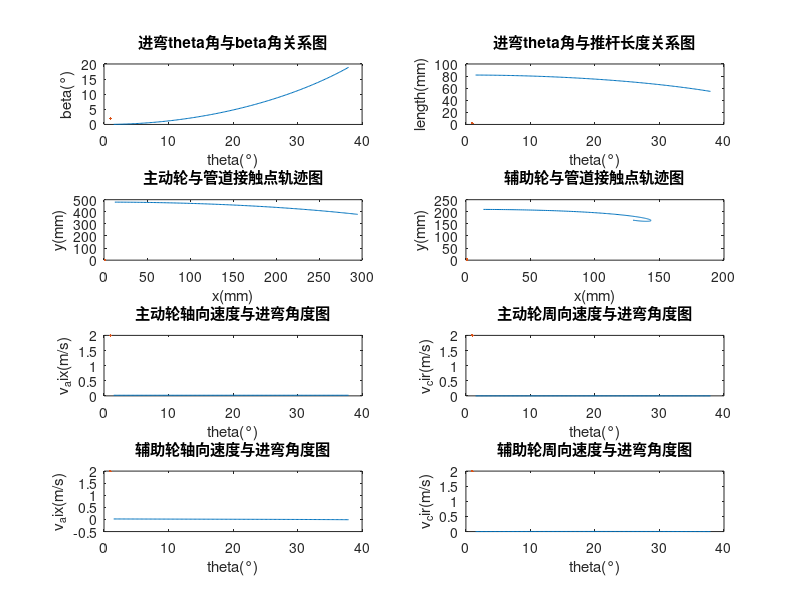

MATLAB code for this plot:
%% 本脚用于探究自动过弯时的主驱动轮线速度与辅助驱动轮线速度之间的关系
close all; clc; clear;

%% 定义机械参数取值
% 可变的管道尺寸参数, 以及期望的进弯速度，单位为m/s
% R = 300.0 / 1000;
% r = 180.0 / 1000;
R = 300.0;
r = 180.0;
target_v = 0.02;


% 固定的机器人尺寸参数
% l1 = 62.0 / 1000;
% l2 = 270.0 / 1000;
% l3 = 115.0 / 1000;
% l4 = 280.12 / 1000;
l1 = 62.0;
l2 = 270.0;
l3 = 115.0;
l4 = l3 + 1.5 * r;
deg_alpha = 51.8748;
rw = 50.0;



% 全输入形式的非线性几何约束关系
f = @(b , t) ...
    (l3 - rw) *(2 * cos(b) * cos(b) - 1) + ...
    2 * l1 * cos(b) * sqrt( 1 - cos(b) * cos(b)) + ...
    l2 * sqrt( 1 - cos(b)*cos(b)) - ...
    ( l3 + (1 - cos(t)) * (r + R) - cos(t) * rw );
x = @(b , t) ...
    (l1 + l2 / (2 * cos(b) )) * (1 + cos(2 * b)) - (l3 - rw) * sin(2 * b) - sin(t) * (R + r + rw);
t_ac = @(b) ...
    l1 + l2 / (2 * cos(b));
x_q = @(b , t) ... 
    t_ac(b) * (1 + cos( 2 * b)) - l4 * sin( 2 * b ) - x(b , t);
y_q = @(b) ...
    -t_ac(b) * sin(2 * b) - l4 * cos(2 *b) + l3 + R + r;

%% 开始求解
% 生成虚拟进弯角度 theta 数值
input_theta = (1.5 : 0.2 :50)';
% 结果容器
result_rad_beta = [];
target_length = [];
M_v_aix = [];
M_v_cir = [];
Q_v_aix = [];
Q_v_cir = [];
M_x = [];
M_y = [];
Q_x = [];
Q_y = [];

%% 求解迭代
for i = 1 : size(input_theta , 1)
    temp_theta = input_theta(i);
    rad_theta = temp_theta / 180.0 * pi;
% 1. 先求解当前对应的beta值
    input_value = l3 + (1 - cos(rad_theta)) * (r + R) - cos(rad_theta) * rw; % 构造的非线性方程的右侧部分
    % 构造待求微分方程，注意方程中的beta单位为弧度
    valueFunc = @(m) (l3 - rw) *(2 * cos(m) * cos(m) - 1) + 2 * l1 * cos(m) * sqrt( 1 - cos(m) * cos(m)) + l2 * sqrt( 1 - cos(m)*cos(m)) - input_value;
    beta0 = 0.0 / 180 * pi;    % 给定beta的初值
    [rad_beta , ~] = fsolve(valueFunc , beta0 );
    
    cos_beta = cos(rad_beta);
    deg_beta = rad_beta / pi * 180.0;

% 2. 验算此刻后侧轮子距离进弯的长度x，如果x接近0，说明可以停止进弯动作了
    length_x = x(rad_beta , rad_theta);
    if length_x <= 0.01
        break;
    end

% 3. 求解并存储当前的推杆长度
    deg_answer = deg_alpha - deg_beta;
    length = power(100.4241 , 2) + power(83 , 2) - 2 * 100.4241 * 83 * cos(deg_answer / 180 * pi);
    length = sqrt(length);
    

% 4. 求解直角坐标系表示下的M点速度
    theta_dot = target_v / ( (R +r) );    % 单位为rad/s
    dxm_dtheta = cos(rad_theta) * (R + r) ; % 单位为m
    dym_dtheta =-sin(rad_theta) * (R + r) ; % 单位为m
    x_m = sin(rad_theta) * (R + r);
    y_m = cos(rad_theta) * (R + r);
    v_xm = dxm_dtheta * theta_dot;
    v_ym = dym_dtheta * theta_dot;

% 5. 采用数值微分的方式求解beta与theta的非线性方程与两个角度的偏分关系
    ori_f = f(rad_beta , rad_theta);
    delta = 1e-4;
    new_theta = rad_theta + delta;
    new_beta  = rad_beta + delta;
    
    new_f_beta = f(new_beta , rad_theta);
    new_f_theta = f(rad_beta , new_theta);

    df_dbeta = (new_f_beta - ori_f) / delta;
    df_dtheta = (new_f_theta - ori_f) / delta;

% 6. 得到dbeta_d_theta ， 最终得到 beta_dot
    dbeta_dtheta = -df_dtheta / df_dbeta;
    beta_dot = dbeta_dtheta * theta_dot;
 
% 7. 采用数值微分的方式求解x_q与y_q分别与beta的偏导数
    x_q_ori = x_q(rad_beta , rad_theta);
    y_q_ori = y_q(rad_beta);
    
    delta = 1e-4;
    new_beta  = rad_beta + delta;
    new_theta = rad_theta + delta;

    new_xq_beta = x_q(new_beta , rad_theta);
    new_xq_theta = x_q(rad_beta , new_theta);
    new_yq = y_q(new_beta);

    dxq_dbeta = (new_xq_beta - x_q_ori) / delta;
    dxq_dtheta = (new_xq_theta - x_q_ori) / delta;
    dyq_dbeta = (new_yq - y_q_ori) / delta;

% 8. 解得q点的xy速度大小
    v_xq = dxq_dbeta * beta_dot + dxq_dtheta * theta_dot;
    v_yq = dyq_dbeta * beta_dot;

% 9. 将数据坐标转换为舵轮的轴向与周向速度形式
    v_m_aix = v_xm * cos(rad_theta) - v_ym * sin(rad_theta);
    v_m_cir = 0.0;
    v_q_aix =  v_xq * cos(2 * rad_beta) - v_yq * sin(2 * rad_beta);
    v_q_cir = -v_xq * sin(2 * rad_beta) - v_yq * cos(2 * rad_beta);

% 10. 存储数据
    result_rad_beta = [result_rad_beta ; rad_beta]; % 存储此时beta值
    target_length = [target_length ; length];
    M_v_aix = [M_v_aix ; v_m_aix];
    M_v_cir = [M_v_cir ; v_m_cir];
    Q_v_aix = [Q_v_aix ; v_q_aix];
    Q_v_cir = [Q_v_cir ; v_q_cir];
    M_x = [M_x ; x_m];
    M_y = [M_y ; y_m];
    Q_x = [Q_x ; x_q_ori];
    Q_y = [Q_y ; y_q_ori];

end

%% 解算结束，开始绘图
total_num = size(result_rad_beta , 1);
used_theta_deg = input_theta(1 : total_num);
% 绘制 theta - beta 角关系图
subplot(4 , 2 , 1);
deg_result_beta = result_rad_beta * 180 / pi;
plot(used_theta_deg , deg_result_beta , LineWidth=2.0);
title('进弯theta角与beta角关系图');
xlabel('theta(°)');
ylabel('beta(°)');
% 绘制 theta - length关系图
subplot(4 , 2 , 2);
plot(used_theta_deg , target_length , LineWidth=2.0);
title('进弯theta角与推杆长度关系图');
xlabel('theta(°)');
ylabel('length(mm)');
% 绘制 主动轮 接触点轨迹图
subplot(4 , 2 , 3);
plot(M_x , M_y , LineWidth=2.0);
title('主动轮与管道接触点轨迹图');
xlabel('x(mm)');
ylabel('y(mm)');
% 绘制 辅助轮 接触点轨迹图
subplot(4 , 2 , 4);
plot(Q_x , Q_y , LineWidth=2.0);
title('辅助轮与管道接触点轨迹图');
xlabel('x(mm)');
ylabel('y(mm)');

% 绘制 主动轮 轴向速度 期望图
subplot(4 , 2 , 5);
plot(used_theta_deg , M_v_aix , LineWidth=2.0);
title('主动轮轴向速度与进弯角度图');
xlabel('theta(°)');
ylabel('v_aix(m/s)');

% 绘制 主动轮 周向速度 期望图
subplot(4 , 2 , 6);
plot(used_theta_deg , M_v_cir , LineWidth=2.0);
title('主动轮周向速度与进弯角度图');
xlabel('theta(°)');
ylabel('v_cir(m/s)');

% 绘制 辅助轮 轴向速度 期望图
subplot(4 , 2 , 7);
plot(used_theta_deg , Q_v_aix , LineWidth=2.0);
title('辅助轮轴向速度与进弯角度图');
xlabel('theta(°)');
ylabel('v_aix(m/s)');

% 绘制 辅助轮 周向速度 期望图
subplot(4 , 2 , 8);
plot(used_theta_deg , Q_v_cir , LineWidth=2.0);
title('辅助轮周向速度与进弯角度图');
xlabel('theta(°)');
ylabel('v_cir(m/s)');





